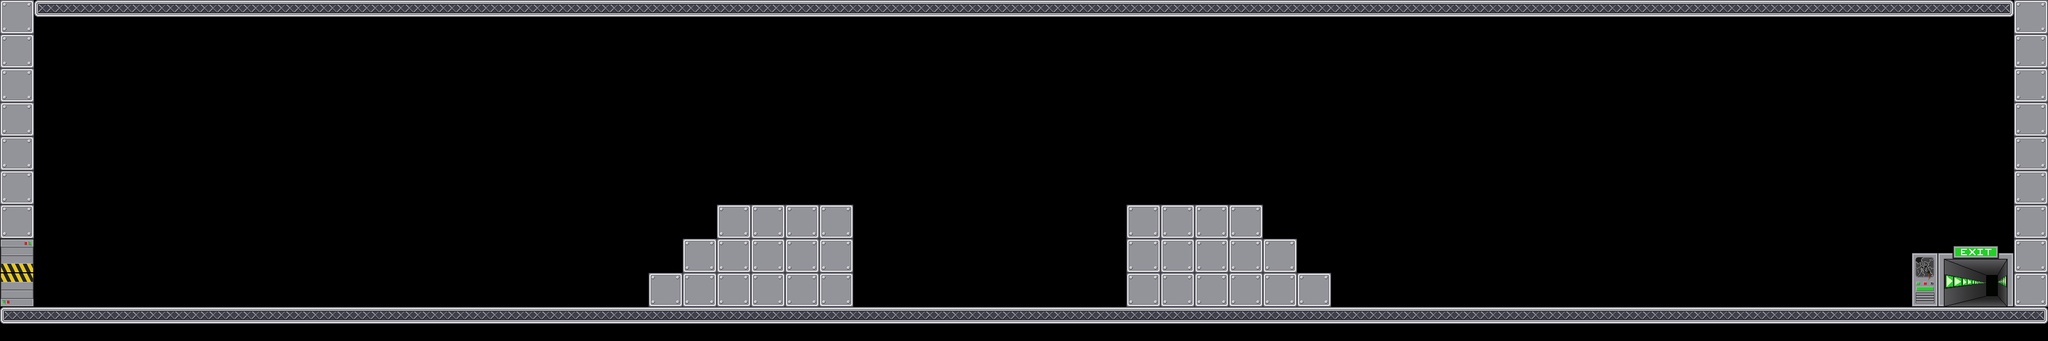

This game map was drawn from its Tiled (.tmx) file and the tilesets committed beside it. A one-line description and the trimmed map source follow:
An orthogonal 60x10 tile map with 64x64 px tiles, 1 tile layer (Calque de Tile 1), 9 tilesets and 31 objects.

<map version="1.0" orientation="orthogonal" width="60" height="10" tilewidth="64" tileheight="64">
 <tileset firstgid="1" name="mur" tilewidth="64" tileheight="64">
  <image source="mur.png" trans="ffffff" width="64" height="64" />
 </tileset>
 <tileset firstgid="2" name="sol" tilewidth="64" tileheight="64">
  <image source="sol.png" trans="ffffff" width="64" height="64" />
 </tileset>
 <tileset firstgid="3" name="alone" tilewidth="64" tileheight="64">
  <image source="alone.png" width="64" height="64" />
 </tileset>
 <tileset firstgid="4" name="left" tilewidth="64" tileheight="64">
  <image source="left.png" width="64" height="64" />
 </tileset>
 <tileset firstgid="5" name="mid" tilewidth="64" tileheight="64">
  <image source="mid.png" width="64" height="64" />
 </tileset>
 <tileset firstgid="6" name="right" tilewidth="64" tileheight="64">
  <image source="right.png" width="64" height="64" />
 </tileset>
 <tileset firstgid="7" name="portebas" tilewidth="64" tileheight="64">
  <image source="portebas.png" width="64" height="64" />
 </tileset>
 <tileset firstgid="8" name="portehaut" tilewidth="64" tileheight="64">
  <image source="portehaut.png" width="64" height="64" />
 </tileset>
 <tileset firstgid="9" name="fin" tilewidth="192" tileheight="128">
  <image source="fin.png" width="192" height="128" />
 </tileset>
 <layer name="Calque de Tile 1" width="60" height="10">
  <data>[600 cells, 167 non-empty, 8 distinct tile ids]</data>
 </layer>
 <objectgroup color="#00ff00" name="wall" width="60" height="10">
  <object x="0" y="0" width="64" height="576" />
  <object x="3776" y="0" width="64" height="576" />
  <object x="2112" y="448" width="64" height="128" />
  <object x="1536" y="448" width="64" height="128" />
 </objectgroup>
 <objectgroup color="#0000ff" name="platform" width="60" height="10">
  <object x="0" y="576" width="3840" height="64" />
  <object x="64" y="0" width="3712" height="64" />
  <object x="2112" y="384" width="256" height="64" />
  <object x="2368" y="448" width="64" height="64" />
  <object x="2432" y="512" width="64" height="64" />
  <object x="1344" y="384" width="256" height="64" />
  <object x="1280" y="448" width="64" height="64" />
  <object x="1216" y="512" width="64" height="64" />
 </objectgroup>
 <objectgroup color="#ffffff" name="movable" width="60" height="10" />
 <objectgroup color="#ff6666" name="destroyable" width="60" height="10" />
 <objectgroup color="#ff0000" name="metalman" width="60" height="10">
  <object x="128" y="512" width="64" height="64" />
 </objectgroup>
 <objectgroup color="#ff0000" name="themagnet" width="60" height="10">
  <object x="256" y="512" width="64" height="64" />
 </objectgroup>
 <objectgroup color="#800000" name="generator" width="60" height="10" />
 <objectgroup color="#66ccff" name="switch" width="60" height="10" />
 <objectgroup color="#e6e6e6" name="metal" width="60" height="10" />
 <objectgroup color="#333333" name="gate" width="60" height="10" />
 <objectgroup color="#004080" name="acid" width="60" height="10">
  <object x="1728" y="512" width="64" height="64">
   <properties>
    <property name="type" value="bm" />
   </properties>
  </object>
  <object x="1600" y="448" width="64" height="64">
   <properties>
    <property name="type" value="hg" />
   </properties>
  </object>
  <object x="2048" y="512" width="64" height="64">
   <properties>
    <property name="type" value="bd" />
   </properties>
  </object>
  <object x="1856" y="512" width="64" height="64">
   <properties>
    <property name="type" value="bm" />
   </properties>
  </object>
  <object x="1920" y="512" width="64" height="64">
   <properties>
    <property name="type" value="bm" />
   </properties>
  </object>
  <object x="1792" y="448" width="64" height="64">
   <properties>
    <property name="type" value="hm" />
   </properties>
  </object>
  <object x="1792" y="512" width="64" height="64">
   <properties>
    <property name="type" value="bm" />
   </properties>
  </object>
  <object x="1600" y="512" width="64" height="64">
   <properties>
    <property name="type" value="bg" />
   </properties>
  </object>
  <object x="1664" y="512" width="64" height="64">
   <properties>
    <property name="type" value="bm" />
   </properties>
  </object>
  <object x="2048" y="448" width="64" height="64">
   <properties>
    <property name="type" value="hd" />
   </properties>
  </object>
  <object x="1984" y="512" width="64" height="64">
   <properties>
    <property name="type" value="bm" />
   </properties>
  </object>
  <object x="1856" y="448" width="64" height="64">
   <properties>
    <property name="type" value="hm" />
   </properties>
  </object>
  <object x="1920" y="448" width="64" height="64">
   <properties>
    <property name="type" value="hm" />
   </properties>
  </object>
  <object x="1984" y="448" width="64" height="64">
   <properties>
    <property name="type" value="hm" />
   </properties>
  </object>
  <object x="1728" y="448" width="64" height="64">
   <properties>
    <property name="type" value="hm" />
   </properties>
  </object>
  <object x="1664" y="448" width="64" height="64">
   <properties>
    <property name="type" value="hm" />
   </properties>
  </object>
 </objectgroup>
 <objectgroup color="#ffff00" name="arc" width="60" height="10" />
 <objectgroup color="#ffff00" name="levelend" width="60" height="10">
  <object x="3584" y="448" width="192" height="128">
   <properties>
    <property name="next" value="level2" />
   </properties>
  </object>
 </objectgroup>
 <objectgroup color="#800080" name="gateswitch" width="60" height="10" />
</map>
